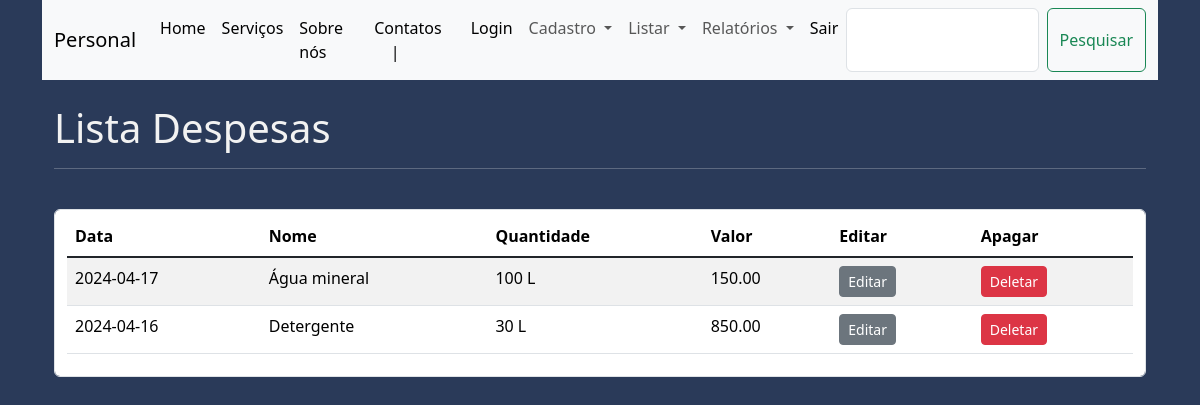
The page /listar_despesas (signed in) on the database its author committed.
### app.py (models this page shows)
class Product2(db.Model):
    __tablename__ = "despesa"
    id_despesa = db.Column(db.Integer, primary_key=True)
    despesa_data = db.Column(db.String(30))
    despesa_nome = db.Column(db.String(100))
    despesa_qtde = db.Column(db.String(100))
    despesa_valor = db.Column(db.String(100))
    despesa_deletar = db.Column(db.String(5))

### app.py (the view)
@app.route("/listar_despesas", methods=['GET', 'POST'])
def listar_despesas():
    if request.method == "POST":
        termo = request.form["pesquisa"]
        resultado = db.session.execute(db.select(Product2).filter(
            ((Product2.despesa_data.like(f'%{termo}%')) |
            (Product2.despesa_nome.like(f'%{termo}%')) |
            (Product2.despesa_qtde.like(f'%{termo}%')) |
            (Product2.despesa_valor.like(f'%{termo}%'))) &
            (Product2.despesa_deletar != "0")
            )
            .order_by(desc(Product2.despesa_data))
        ).scalars()
        return render_template('listar_despesas.html', despesa=resultado)
    else:
        despesas = db.session.execute(db.select(Product2)
        .filter(Product2.despesa_deletar == "1")
        .order_by(desc(Product2.despesa_data))
        ).scalars()
        return render_template('listar_despesas.html', despesa=despesas)

### app.py (called while the page is built)
@app.before_request
def verificar_autenticacao():
    endpoints_protegidos = ["/cadastrar_pedido",
                            "/listar_pedidos",
                            "/cadastrar_despesas",
                            "/listar_despesas",
                            "/search_e",
                            "/search_p",
                            "/search_r",
                            "/search_d",]
    if request.path in endpoints_protegidos:
        if not session.get('logged_in'):
            return redirect("/erro_pagina_403")

### templates/listar_despesas.html
{% extends 'base.html' %}
{% block pesquisa %}
<form class="d-flex" role="search" action="{{url_for('listar_despesas')}}" method="post">
    <input class="form-control me-2" type="search" aria-label="Search" name="pesquisa">
    <button class="btn btn-outline-success" type="submit">Pesquisar</button>
</form>
{% endblock %}
{% block main %}
<div class="container">
    <br>
    <h1>Lista Despesas</h1>
    <hr>
    <br>
    <form action="{{url_for( 'listar_despesas' )}}" class="form-control" method="post">
        <div class="row">
            <div class="">
                <table class="table table-striped">
                    <thead>
                        <tr>
                            <th scope="col">Data</th>
                            <th scope="col">Nome</th>
                            <th scope="col">Quantidade</th>
                            <th scope="col">Valor</th>
                            <th scope="col">Editar</th>
                            <th scope="col">Apagar</th>
                        </tr>
                    </thead>
                    <tbody class="table-group-divider">
                        {% for despesa in despesa %}
                        <tr>
                            <td>{{ despesa.despesa_data }}</td>
                            <td>{{ despesa.despesa_nome }}</td>
                            <td>{{ despesa.despesa_qtde }}</td>
                            <td>{{ despesa.despesa_valor }}</td>
                            <td><a href="{{ url_for('editar_despesas', id_despesa=despesa.id_despesa)}}"
                                class="btn btn-secondary btn-sm">Editar</a></td>
                            <td><a href="{{ url_for('deletar_despesa', id_despesa=despesa.id_despesa)}}"
                                onclick="return confirm('Deseja realmente deletar essa despesa?')"
                                class="btn btn-danger btn-sm">Deletar</a></td>
                        </tr>
                        {% endfor %}
                    </tbody>
                </table>
            </div>
        </div>
{% endblock %}

### static/css/css.css (style rules this page uses)
body { background-color: #2A3A59; color: #F2F2F2; }

### rows shown on the page
Product2: despesa_data "2024-04-17", despesa_nome "Água mineral", despesa_qtde "100 L", despesa_valor "150.00"
Product2: despesa_data "2024-04-16", despesa_nome "Detergente", despesa_qtde "30 L", despesa_valor "850.00"
